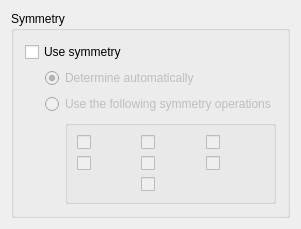
       <widget class="QWidget" name="pageAdvancedSymmetry">
        <property name="geometry">
         <rect>
          <x>0</x>
          <y>0</y>
          <width>100</width>
          <height>30</height>
         </rect>
        </property>
        <layout class="QVBoxLayout">
         <item>
          <widget class="Q3ButtonGroup" name="ButtonGroupSYMM">
           <property name="title">
            <string>Symmetry</string>
           </property>
           <layout class="QVBoxLayout">
            <property name="spacing">
             <number>6</number>
            </property>
            <property name="margin">
             <number>11</number>
            </property>
            <item>
             <widget class="QCheckBox" name="CheckBoxSYMM">
              <property name="whatsThis">
               <string>&lt;p&gt;Enables the use of symmetry.&lt;/p&gt;

















&lt;p&gt;Corresponding BRABO keyword: &lt;b&gt;SYMM&lt;/b&gt;.&lt;/p&gt;</string>
              </property>
              <property name="text">
               <string>Use symmetry</string>
              </property>
             </widget>
            </item>
            <item>
             <layout class="QHBoxLayout">
              <item>
               <spacer name="Spacer8_2_2_2">
                <property name="orientation">
                 <enum>Qt::Horizontal</enum>
                </property>
                <property name="sizeType">
                 <enum>QSizePolicy::Fixed</enum>
                </property>
                <property name="sizeHint" stdset="0">
                 <size>
                  <width>20</width>
                  <height>20</height>
                 </size>
                </property>
               </spacer>
              </item>
              <item>
               <layout class="QVBoxLayout">
                <item>
                 <widget class="QRadioButton" name="RadioButtonSYMM1">
                  <property name="enabled">
                   <bool>false</bool>
                  </property>
                  <property name="whatsThis">
                   <string>&lt;p&gt;Automatically determines the symmetry of the molecule.&lt;/p&gt;

















&lt;p&gt;Corresponding BRABO keyword: &lt;b&gt;SYMM&lt;/b&gt;.&lt;/p&gt;</string>
                  </property>
                  <property name="text">
                   <string>Determine automatically</string>
                  </property>
                  <property name="checked">
                   <bool>true</bool>
                  </property>
                 </widget>
                </item>
                <item>
                 <widget class="QRadioButton" name="RadioButtonSYMM2">
                  <property name="enabled">
                   <bool>false</bool>
                  </property>
                  <property name="whatsThis">
                   <string>&lt;p&gt;Allows the manual specification of the symmetry operations. When generating an input file, all extra operations will be added automatically.&lt;/p&gt;

















&lt;p&gt;Corresponding BRABO keyword: &lt;b&gt;SYMM&lt;/b&gt;. &lt;/p&gt;</string>
                  </property>
                  <property name="text">
                   <string>Use the following symmetry operations</string>
                  </property>
                 </widget>
                </item>
                <item>
                 <layout class="QHBoxLayout">
                  <item>
                   <spacer name="Spacer7_2_2_2_2">
                    <property name="orientation">
                     <enum>Qt::Horizontal</enum>
                    </property>
                    <property name="sizeType">
                     <enum>QSizePolicy::Fixed</enum>
                    </property>
                    <property name="sizeHint" stdset="0">
                     <size>
                      <width>20</width>
                      <height>20</height>
                     </size>
                    </property>
                   </spacer>
                  </item>
                  <item>
                   <widget class="Q3GroupBox" name="GroupBoxSYMM">
                    <property name="title">
                     <string/>
                    </property>
                    <layout class="QGridLayout">
                     <item row="0" column="2">
                      <widget class="QCheckBox" name="CheckBoxSYMMx">
                       <property name="enabled">
                        <bool>false</bool>
                       </property>
                       <property name="whatsThis">
                        <string>&lt;p&gt;A mirror symmetry operation in the YZ-plane.&lt;/p&gt;

















&lt;p&gt;Corresponding BRABO keyword: &lt;b&gt;SYMM&lt;/b&gt;.&lt;/p&gt;</string>
                       </property>
                       <property name="text">
                        <string/>
                       </property>
                      </widget>
                     </item>
                     <item row="0" column="1">
                      <widget class="QCheckBox" name="CheckBoxSYMMy">
                       <property name="enabled">
                        <bool>false</bool>
                       </property>
                       <property name="whatsThis">
                        <string>&lt;p&gt;A mirror symmetry operation in the XZ-plane.&lt;/p&gt;

















&lt;p&gt;Corresponding BRABO keyword: &lt;b&gt;SYMM&lt;/b&gt;.&lt;/p&gt;</string>
                       </property>
                       <property name="text">
                        <string/>
                       </property>
                      </widget>
                     </item>
                     <item row="2" column="1">
                      <widget class="QCheckBox" name="CheckBoxSYMMxyz">
                       <property name="enabled">
                        <bool>false</bool>
                       </property>
                       <property name="whatsThis">
                        <string>&lt;p&gt;An inversion symmetry operation.&lt;/p&gt;

















&lt;p&gt;Corresponding BRABO keyword: &lt;b&gt;SYMM&lt;/b&gt;.&lt;/p&gt;</string>
                       </property>
                       <property name="text">
                        <string/>
                       </property>
                      </widget>
                     </item>
                     <item row="0" column="0">
                      <widget class="QCheckBox" name="CheckBoxSYMMz">
                       <property name="enabled">
                        <bool>false</bool>
                       </property>
                       <property name="whatsThis">
                        <string>&lt;p&gt;A mirror symmetry operation in the XY-plane.&lt;/p&gt;

















&lt;p&gt;Corresponding BRABO keyword: &lt;b&gt;SYMM&lt;/b&gt;.&lt;/p&gt;</string>
                       </property>
                       <property name="text">
                        <string/>
                       </property>
                      </widget>
                     </item>
                     <item row="1" column="0">
                      <widget class="QCheckBox" name="CheckBoxSYMMyz">
                       <property name="enabled">
                        <bool>false</bool>
                       </property>
                       <property name="whatsThis">
                        <string>&lt;p&gt;A 2-fold axis symmetry operation along the X-axis&lt;/p&gt;

















&lt;p&gt;Corresponding BRABO keyword: &lt;b&gt;SYMM&lt;/b&gt;.&lt;/p&gt;</string>
                       </property>
                       <property name="text">
                        <string/>
                       </property>
                      </widget>
                     </item>
                     <item row="1" column="1">
                      <widget class="QCheckBox" name="CheckBoxSYMMxz">
                       <property name="enabled">
                        <bool>false</bool>
                       </property>
                       <property name="whatsThis">
                        <string>&lt;p&gt;A 2-fold axis symmetry operation along the Y-axis&lt;/p&gt;

















&lt;p&gt;Corresponding BRABO keyword: &lt;b&gt;SYMM&lt;/b&gt;.&lt;/p&gt;</string>
                       </property>
                       <property name="text">
                        <string/>
                       </property>
                      </widget>
                     </item>
                     <item row="1" column="2">
                      <widget class="QCheckBox" name="CheckBoxSYMMxy">
                       <property name="enabled">
                        <bool>false</bool>
                       </property>
                       <property name="whatsThis">
                        <string>&lt;p&gt;A 2-fold axis symmetry operation along the Z-axis&lt;/p&gt;

















&lt;p&gt;Corresponding BRABO keyword: &lt;b&gt;SYMM&lt;/b&gt;.&lt;/p&gt;</string>
                       </property>
                       <property name="text">
                        <string/>
                       </property>
                      </widget>
                     </item>
                    </layout>
                   </widget>
                  </item>
                 </layout>
                </item>
               </layout>
              </item>
             </layout>
            </item>
           </layout>
          </widget>
         </item>
         <item>
          <spacer name="Spacer89">
           <property name="orientation">
            <enum>Qt::Vertical</enum>
           </property>
           <property name="sizeType">
            <enum>QSizePolicy::Expanding</enum>
           </property>
           <property name="sizeHint" stdset="0">
            <size>
             <width>20</width>
             <height>40</height>
            </size>
           </property>
          </spacer>
         </item>
        </layout>
       </widget>
